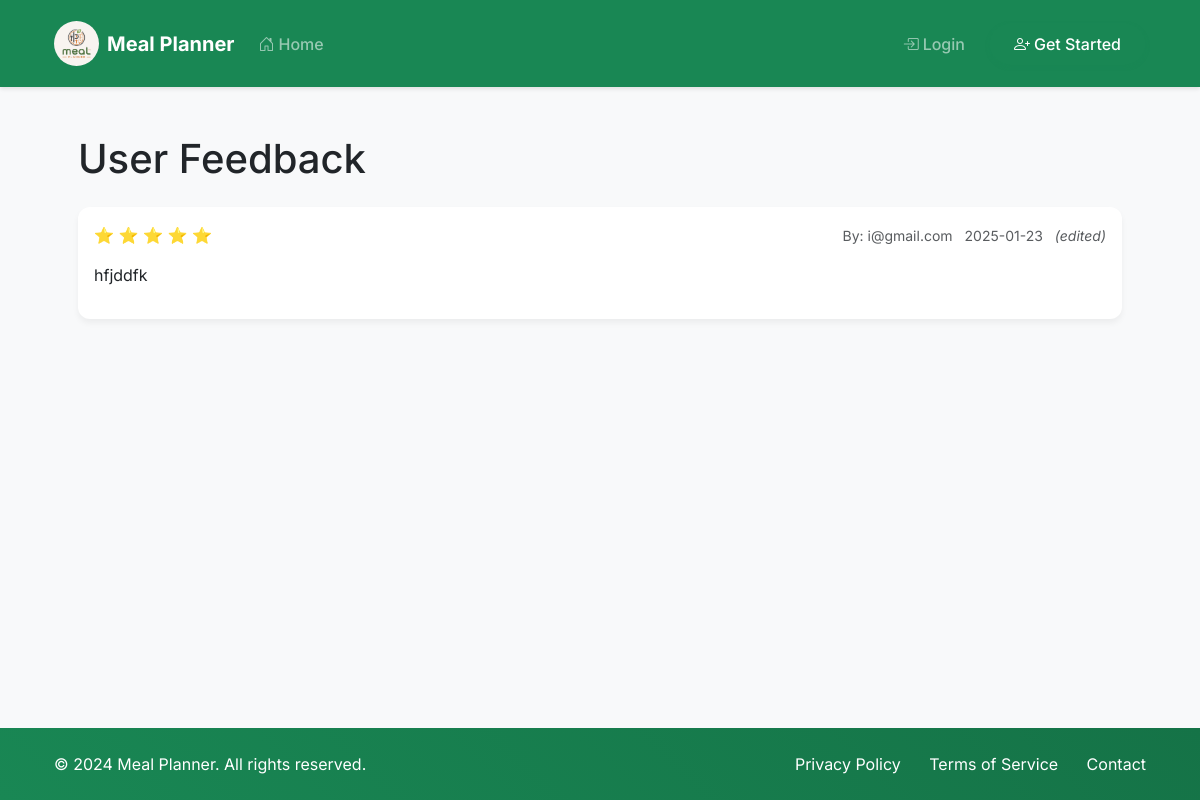
The app's page /feedback/, older data.
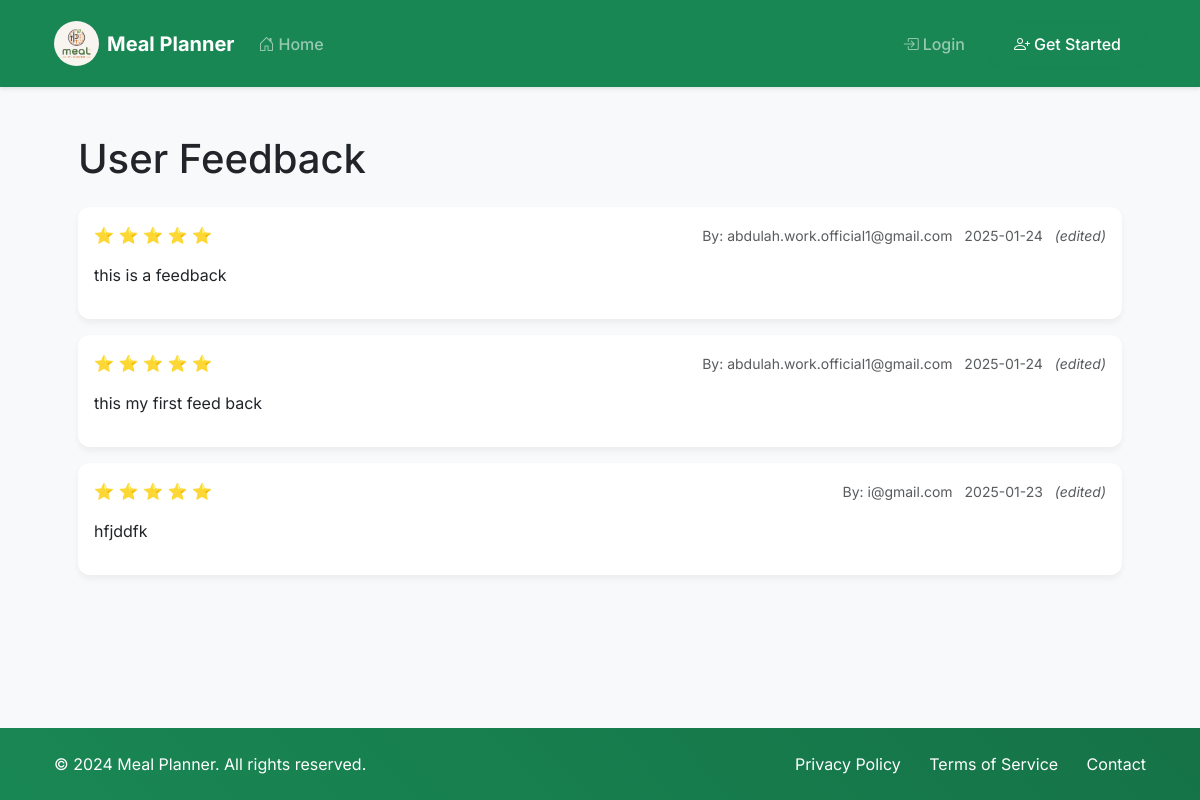
The same page, newer data.
### models/feedback.py (models this page shows)
class Feedback(db.Model):
    __tablename__ = 'feedbacks'
    id = db.Column(db.Integer, primary_key=True)
    user_id = db.Column(db.Integer, db.ForeignKey('users.id'), nullable=False)
    rating = db.Column(db.Integer, nullable=False)  # 1-5 stars
    content = db.Column(db.Text, nullable=False)
    created_at = db.Column(db.DateTime, default=datetime.utcnow)
    updated_at = db.Column(db.DateTime, default=datetime.utcnow, onupdate=datetime.utcnow)
    user = db.relationship('User', backref='feedbacks')

### models/user.py (models this page shows)
class User(db.Model):
    __tablename__ = 'users'
    id = db.Column(db.Integer, primary_key=True)
    email = db.Column(db.String(120), unique=True, nullable=False)
    password = db.Column(db.String(128), nullable=False)
    recipes = db.relationship('Recipe', backref='author', lazy=True)

### routes/feedback.py (the view)
@feedback_bp.route('/')
def index():
    feedbacks = Feedback.query.order_by(Feedback.created_at.desc()).all()
    return render_template('feedback/index.html', feedbacks=feedbacks)

### templates/feedback/index.html (shortened to what this page needs)
{% extends 'base.html' %}
{% block content %}
<div class="container py-4">
    <h1 class="mb-4">User Feedback</h1>
    <div class="feedback-list">
        {% for feedback in feedbacks %}
        <div class="card mb-3">
            <div class="card-body">
                <div class="d-flex justify-content-between align-items-center mb-3">
                    <div class="rating text-warning">
                        {% for i in range(feedback.rating) %}
                        ⭐
                        {% endfor %}
                    </div>
                    <div class="text-muted small">
                        By: {{ feedback.user.email }}
                        <span class="ms-2">{{ feedback.created_at.strftime('%Y-%m-%d') }}</span>
                        {% if feedback.updated_at != feedback.created_at %}
                        <span class="ms-2 fst-italic">(edited)</span>
                        {% endif %}
                    </div>
                </div>
                <div class="feedback-content mb-3">
                    {{ feedback.content }}
                </div>
            </div>
        </div>
        {% endfor %}
    </div>
</div>
{% endblock %}

### templates/base.html (shortened to what this page needs)
<!DOCTYPE html>
<html lang="en">
<head>
    <link href="https://cdn.jsdelivr.net/npm/bootstrap@5.3.0/dist/css/bootstrap.min.css" rel="stylesheet">
    <link rel="stylesheet" href="https://cdn.jsdelivr.net/npm/bootstrap-icons@1.11.3/font/bootstrap-icons.css">
    <link rel="stylesheet" href="{{ url_for('static', filename='css/styles.css') }}">
    <link rel="stylesheet" href="https://cdnjs.cloudflare.com/ajax/libs/animate.css/4.1.1/animate.min.css">
</head>
<body class="d-flex flex-column min-vh-100">
    <nav class="navbar navbar-expand-lg navbar-dark bg-success sticky-top">
        <div class="container">
            <a class="navbar-brand d-flex align-items-center" href="{{ url_for('main.index') }}">
                <img src="{{ url_for('static', filename='images/mealplanner.png') }}" alt="Logo" width="45" height="45" class="me-2 rounded-circle">
                <span class="fw-bold">Meal Planner</span>
            </a>
            <div class="collapse navbar-collapse" id="navbarNav">
                <ul class="navbar-nav me-auto">
                    <li class="nav-item">
                        <a class="nav-link {% if request.endpoint == 'main.index' %}active{% endif %}" href="{{ url_for('main.index') }}">
                            <i class="bi bi-house-door me-1"></i>Home
                        </a>
                    </li>
                </ul>
                <ul class="navbar-nav align-items-center">
                    {% if session.get('user_id') %}
                        <li class="nav-item dropdown">
                            <a class="nav-link dropdown-toggle" href="#" role="button" data-bs-toggle="dropdown">
                                <i class="bi bi-person-circle me-1"></i>Account
                            </a>
                            <ul class="dropdown-menu dropdown-menu-end">
                                <li><hr class="dropdown-divider"></li>
                                <li><a class="dropdown-item text-danger" href="{{ url_for('auth.logout') }}">
                                    <i class="bi bi-box-arrow-right me-2"></i>Logout
                                </a></li>
                            </ul>
                        </li>
                    {% else %}
                        <li class="nav-item me-3">
                            <a class="nav-link" href="{{ url_for('auth.login') }}">
                                <i class="bi bi-box-arrow-in-right me-1"></i>Login
                            </a>
                        </li>
                        <li class="nav-item">
                            <a class="btn btn-success" href="{{ url_for('auth.login') }}">
                                <i class="bi bi-person-plus me-1"></i>Get Started
                            </a>
                        </li>
                    {% endif %}
                </ul>
            </div>
        </div>
    </nav>
    <main class="container py-4 flex-grow-1">
        {% block content %}{% endblock %}
    </main>
    <footer class="text-white py-4 mt-auto bg-success">
        <div class="container">
            <div class="row align-items-center">
                <div class="col-md-6 text-center text-md-start mb-3 mb-md-0">
                    <p class="mb-0">&copy; 2024 Meal Planner. All rights reserved.</p>
                </div>
                <div class="col-md-6">
                    <ul class="list-inline text-center text-md-end mb-0">
                        <li class="list-inline-item">
                            <a href="#" class="text-white text-decoration-none">Privacy Policy</a>
                        </li>
                        <li class="list-inline-item ms-3">
                            <a href="#" class="text-white text-decoration-none">Terms of Service</a>
                        </li>
                        <li class="list-inline-item ms-3">
                            <a href="#" class="text-white text-decoration-none">Contact</a>
                        </li>
                    </ul>
                </div>
            </div>
        </div>
    </footer>
</body>
</html>

### static/css/styles.css (style rules this page uses)
:root { --main-green: #198754; --light-green: #e8f5e9; --hover-green: #157347; }
body { font-family: 'Inter', system-ui, -apple-system, sans-serif; background-color: #f8f9fa; }
.navbar { padding: 1rem 0; box-shadow: 0 2px 4px rgba(0, 0, 0, 0.1); }
.navbar-brand img { transition: transform 0.3s ease; }
.nav-link { font-weight: 500; padding: 0.5rem 1rem; transition: all 0.3s ease; }
.btn-success { padding: 0.5rem 1.5rem; border-radius: 50px; font-weight: 500; transition: all 0.3s ease; box-shadow: 0 2px 4px rgba(25, 135, 84, 0.2); }
main { min-height: calc(100vh - 160px); padding: 2rem 0; }
.container { max-width: 1140px; padding: 0 1.5rem; }
.card { border: none; border-radius: 12px; box-shadow: 0 4px 6px rgba(0, 0, 0, 0.05); transition: transform 0.3s ease, box-shadow 0.3s ease; }
footer { background: linear-gradient(45deg, var(--main-green), var(--hover-green)); padding: 2rem 0; }
footer a { transition: opacity 0.3s ease; }

### templates/base.html (style rules this page uses)
html { scroll-behavior: smooth; }
.navbar { position: sticky; top: 0; z-index: 1000; }

Row changes from the older to the newer data that the page shows:
added Feedback: rating 5 (drawn), user.email "abdulah.work.official1@gmail.com", created_at "2025-01-24", shows "(edited)", content "this is a feedback"
added Feedback: rating 5 (drawn), user.email "abdulah.work.official1@gmail.com", created_at "2025-01-24", shows "(edited)", content "this my first feed back"
